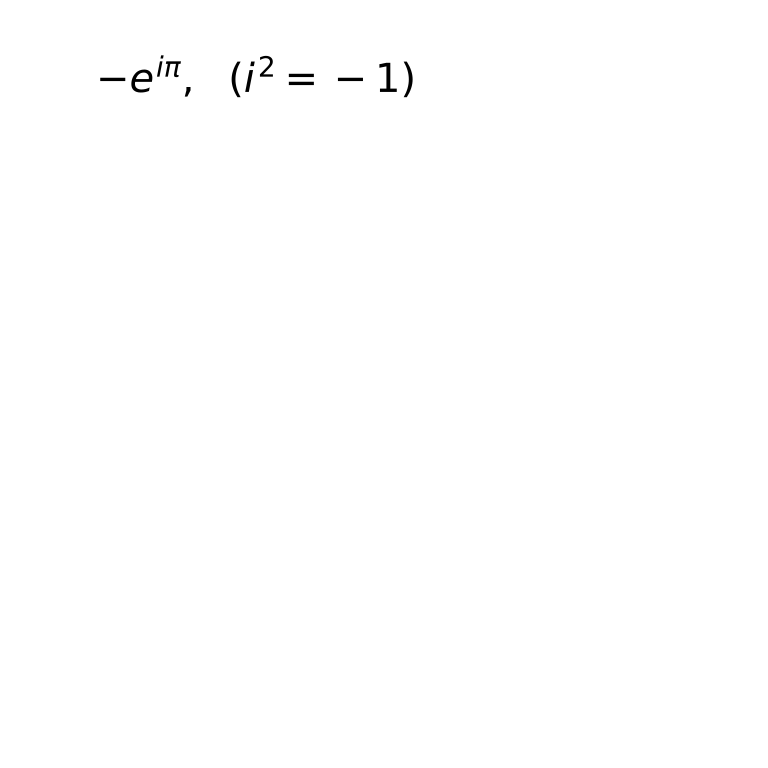

The script that saved this image:
import matplotlib.pyplot as plt

fig, ax = plt.subplots(figsize=(8,8))
ax.axis([0, 1, 0, 1])
ax.set_axis_off()

text = r'$-e^{i \pi},\ \ (i^2=-1)$'
ax.text(0, 1, text, horizontalalignment='left', fontsize=30)

fig.savefig('g.svg')
# plt.show()
